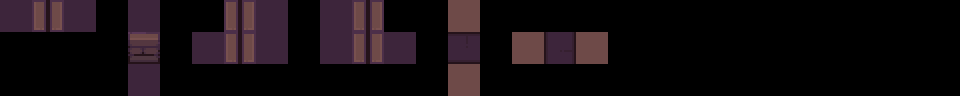

Tiled map render using the project's own tile images. Description and the whole map definition, tile-layer contents included, below:
An orthogonal 30x3 tile map with 32x32 px tiles, 3 tile layers (regions, input_types, output_ground).

<map version="1.2" tiledversion="2019.03.13" orientation="orthogonal" renderorder="right-down" width="30" height="3" tilewidth="32" tileheight="32" infinite="0" nextlayerid="26" nextobjectid="1">
 <tileset firstgid="1" source="../tiles/DungeonTileset.tsx" />
 <layer id="22" name="regions" width="30" height="3">
  <data encoding="csv">
80,70,80,0,80,0,0,70,80,0,80,70,0,0,70,0,0,0,0,0,0,0,0,0,0,0,0,0,0,0,
0,0,0,0,70,0,80,70,80,0,80,70,80,0,80,0,70,80,70,0,0,0,0,0,0,0,0,0,0,0,
0,0,0,0,80,0,0,0,0,0,0,0,0,0,70,0,0,0,0,0,0,0,0,0,0,0,0,0,0,0
</data>
 </layer>
 <layer id="23" name="input_types" width="30" height="3">
  <data encoding="csv">
80,70,80,0,80,0,0,70,80,0,80,70,0,0,70,0,0,0,0,0,0,0,0,0,0,0,0,0,0,0,
0,0,0,0,70,0,80,70,80,0,80,70,80,0,80,0,70,80,70,0,0,0,0,0,0,0,0,0,0,0,
0,0,0,0,80,0,0,0,0,0,0,0,0,0,70,0,0,0,0,0,0,0,0,0,0,0,0,0,0,0
</data>
 </layer>
 <layer id="24" name="output_ground" width="30" height="3">
  <data encoding="csv">
0,37,0,0,0,0,0,37,0,0,0,37,0,0,0,0,0,0,0,0,0,0,0,0,0,0,0,0,0,0,
0,0,0,0,3,0,0,37,0,0,0,37,0,0,65,0,0,66,0,0,0,0,0,0,0,0,0,0,0,0,
0,0,0,0,0,0,0,0,0,0,0,0,0,0,0,0,0,0,0,0,0,0,0,0,0,0,0,0,0,0
</data>
 </layer>
</map>
